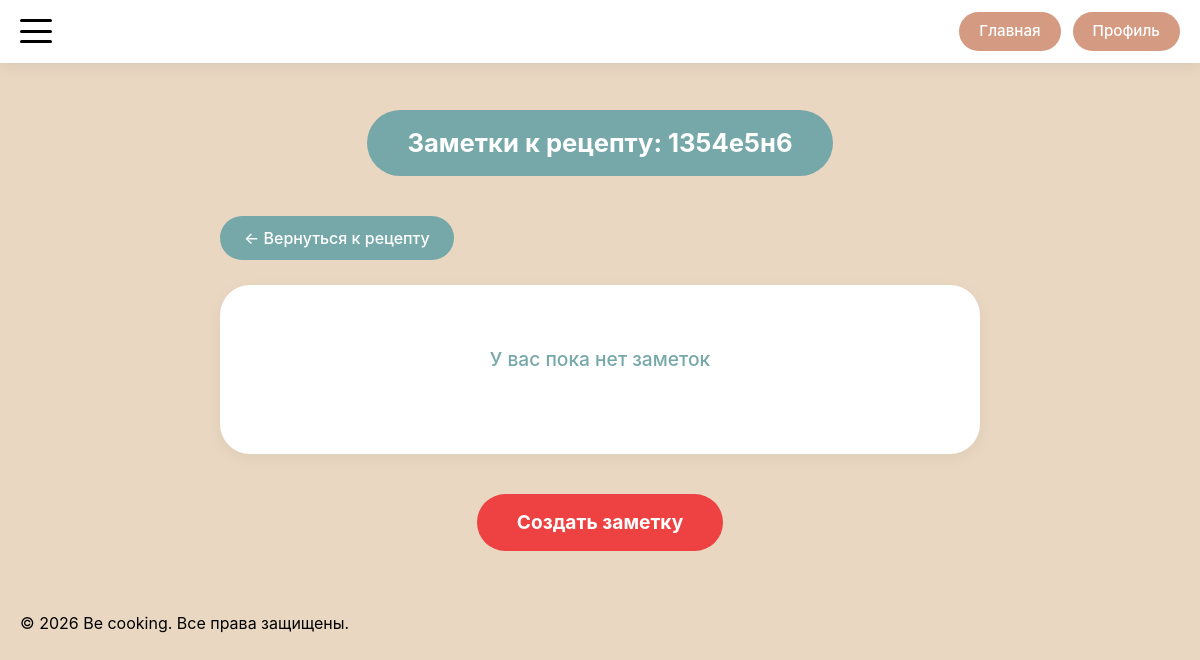
Page /recipes/5/notes (signed in) on the earlier database version.
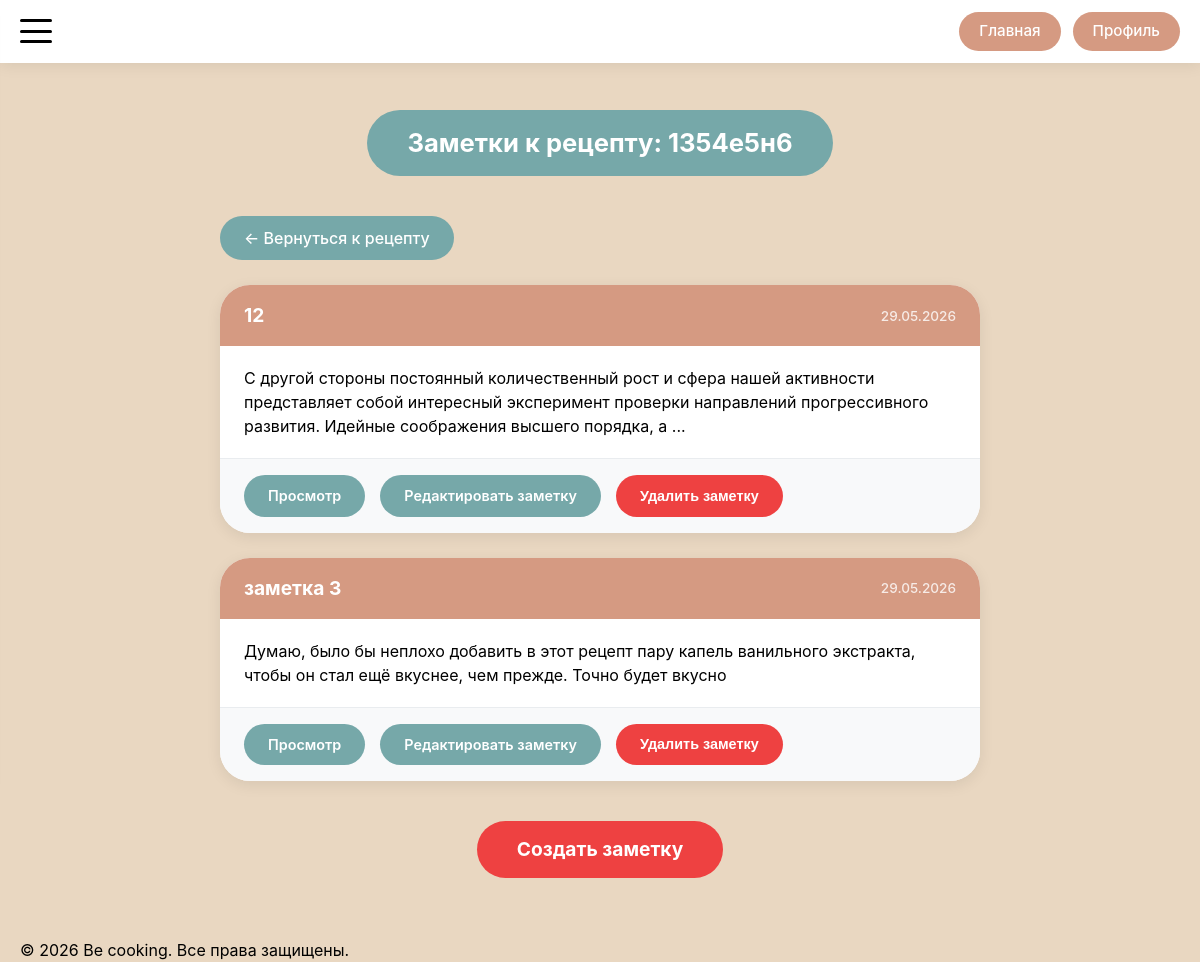
Same page on the later database version.
### models.py (models this page shows)
class Recipe(db.Model):
    __tablename__ = 'recipe'
    id = db.Column(db.Integer, primary_key=True)
    title = db.Column(db.String(200), nullable=False)
    description = db.Column(db.Text)
    author_id = db.Column(db.Integer, db.ForeignKey('user.id'), nullable=False)
    status = db.Column(db.Enum(RecipeStatusEnum), nullable=False, default=RecipeStatusEnum.PENDING)
    created_at = db.Column(db.DateTime, default=datetime.utcnow)
    updated_at = db.Column(db.DateTime, default=datetime.utcnow, onupdate=datetime.utcnow)
    main_image_url = db.Column(db.String(300))
    ingredients = db.Column(db.JSON)  # В SQLAlchemy JSON может хранить массивы
    steps = db.relationship('RecipeStep', backref='recipe', lazy='dynamic', cascade='all, delete-orphan')
    comments = db.relationship('Comment', backref='recipe', lazy='dynamic', cascade='all, delete-orphan')
    notes = db.relationship('Note', backref='recipe', lazy='dynamic', cascade='all, delete-orphan')
    favorites = db.relationship('Favorite', backref='recipe', lazy='dynamic', cascade='all, delete-orphan')
    cart_items = db.relationship('CartItem', backref='recipe', lazy='dynamic', cascade='all, delete-orphan')

class Note(db.Model):
    __tablename__ = 'note'
    id = db.Column(db.Integer, primary_key=True)
    user_id = db.Column(db.Integer, db.ForeignKey('user.id'), nullable=False)
    recipe_id = db.Column(db.Integer, db.ForeignKey('recipe.id'), nullable=False)
    title = db.Column(db.String(100), nullable=False)
    text = db.Column(db.Text, nullable=False)
    created_at = db.Column(db.DateTime, default=datetime.utcnow)
    updated_at = db.Column(db.DateTime, default=datetime.utcnow, onupdate=datetime.utcnow)

### routes/recipe_routes.py (the view)
@app.route('/recipes/<int:recipe_id>/notes')
@login_required
def recipe_notes(recipe_id):
    recipe = Recipe.query.get_or_404(recipe_id)
    notes = Note.query.filter_by(
        user_id=current_user.id,
        recipe_id=recipe_id
    ).order_by(Note.updated_at.desc()).all()
    return render_template(
        'recipes/recipe_notes.html',
        recipe=recipe,
        notes=notes
    )

### app.py (called while the page is built)
@login_manager.user_loader
def load_user(user_id):
    return User.query.get(int(user_id))

@app.context_processor
def inject_enums():
    return dict(UserRoleEnum=UserRoleEnum)

### templates/recipes/recipe_notes.html (shortened to what this page needs)
{% extends 'base/base.html' %}
{% block main_class %}notes-main{% endblock %}
{% block container_class %}notes-container{% endblock %}
{% block content %}
<div class="notes-header-wrapper">
    <div class="notes-header-pill">Заметки к рецепту: {{ recipe.title }}</div>
</div>
<div class="notes-back-to-recipe">
    <a href="{{ url_for('recipe_detail', recipe_id=recipe.id) }}" class="back-to-recipe-btn">
        ← Вернуться к рецепту
    </a>
</div>
<div class="notes-list">
    {% for note in notes %}
    <div class="note-card">
        <div class="note-card-header">
            <h3 class="note-title">{{ note.title }}</h3>
            <div class="note-date">
                {{ note.updated_at.strftime('%d.%m.%Y') if note.updated_at else note.created_at.strftime('%d.%m.%Y') }}
            </div>
        </div>
        <div class="note-card-body">
            <p class="note-text">
                {% if note.text|length > 200 %}
                    {{ note.text[:200] }}...
                {% else %}
                    {{ note.text }}
                {% endif %}
            </p>
        </div>
        <div class="note-card-footer">
            <a href="{{ url_for('view_note', note_id=note.id) }}" class="note-btn note-btn-view">Просмотр</a>
            <a href="{{ url_for('edit_note', note_id=note.id) }}" class="note-btn note-btn-edit">Редактировать заметку</a>
            <button type="button" class="note-btn note-btn-delete"
                    data-note-id="{{ note.id }}"
                    data-note-title="{{ note.title }}">
                Удалить заметку
            </button>
        </div>
    </div>
    {% else %}
    <div class="notes-empty">
        <div class="notes-empty-text">У вас пока нет заметок</div>
    </div>
    {% endfor %}
</div>
<div class="notes-footer">
    <a href="{{ url_for('create_note', recipe_id=recipe.id) }}" class="notes-create-btn">Создать заметку</a>
</div>
{% endblock %}

### templates/base/base.html (shortened to what this page needs)
<!DOCTYPE html>
<html lang="ru">
<head>
    <link href="https://googleapis.com/css2?family=Inter:opsz,wght@14..32,300;14..32,400;14..32,500;14..32,600;14..32,700&display=swap" rel="stylesheet">
    <link rel="stylesheet" href="{{ url_for('static', filename='css/style.css') }}">
</head>
<body>
    {% if request.endpoint != 'auth' %}
        {% include 'components/_header.html' %}
    {% endif %}
    <main class="main {% block main_class %}{% endblock %}">
        <div class="container {% block container_class %}{% endblock %}">
            {% block content %}{% endblock %}
        </div>
    </main>
    {% if request.endpoint != 'auth' %}
        {% include 'components/_footer.html' %}
    {% endif %}
</body>
</html>

### templates/components/_header.html (shortened to what this page needs)
<header class="header">
    <div class="header-container container">
        <button class="burger-btn" id="burgerBtn">
            <span></span>
            <span></span>
            <span></span>
        </button>
        <div class="header-buttons">
            <a href="{{ url_for('index') }}" class="header-btn">Главная</a>
            {% if current_user.is_authenticated %}
                <a href="{{ url_for('profile') }}" class="header-btn">Профиль</a>
            {% else %}
                <a href="{{ url_for('auth') }}" class="header-btn">Вход</a>
            {% endif %}
        </div>
    </div>
</header>

### templates/components/_footer.html
<footer class="footer">
    <div class="footer-container container">
        <p class="footer-text">© {{ now.year if now else '2026' }} Be cooking. Все права защищены.</p>
    </div>
</footer>

Differences in the rows shown:
added Note: title "12", updated_at "29.05.2026", text "С другой стороны постоянный количественный рост и сфера нашей активности представляет собой интересный эксперимент проверки направлений прогрессивного развития. Идейные соображения высшего порядка, а"
added Note: title "заметка 3", updated_at "29.05.2026", text "Думаю, было бы неплохо добавить в этот рецепт пару капель ванильного экстракта, чтобы он стал ещё вкуснее, чем прежде. Точно будет вкусно"
Other differences:
text no longer shown: "У вас пока нет заметок"
